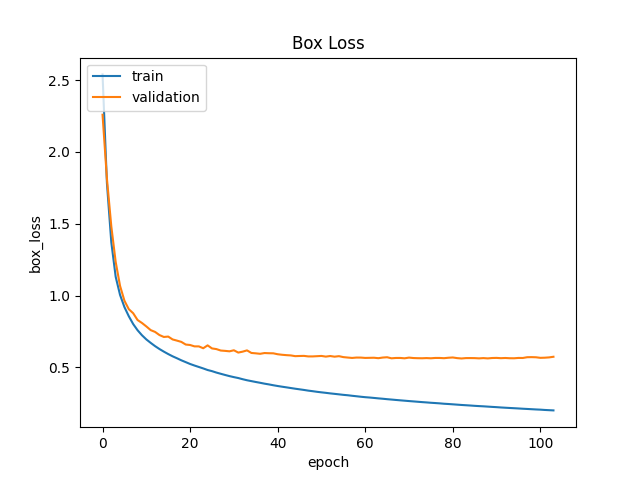
#> input picture evaluation_model/metric_acc/box_loss.png, 640 x 480 px
$ python -i utils_preprocessing.py   (imports and definitions only)
#> lines starting #> are read from the running program, lines starting #| are printed output that depends on the picture
#> further down, picture is the input picture: shape (480, 640, 3); mean B, G, R 250.7, 250.9, 251.1
import numpy as np
import cv2 as cv


def preprocessing(img):
  # Apply a Gaussian blur filter to reduce noise
  image_blurred = cv.GaussianBlur(img, (15, 15), 1, 1)
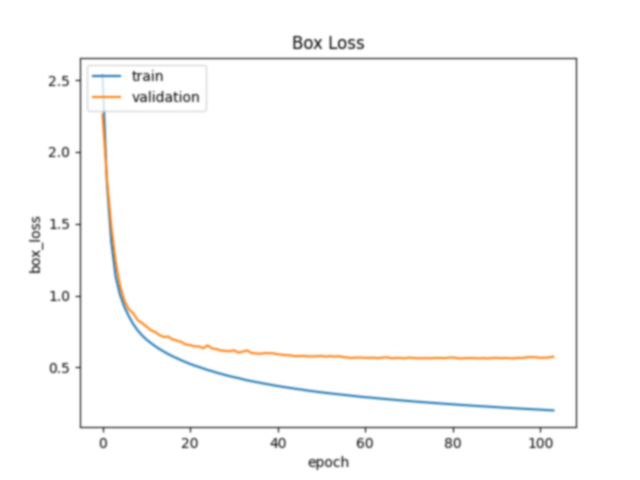
#> image_blurred: shape (480, 640, 3); mean B, G, R 250.7, 250.9, 251.1
  # Define the kernel for the sharpening filter
  kernel = np.array([[-1, -1, -1],
                    [-1,  9, -1],
                    [-1, -1, -1]])
  # Apply the sharpening filter
  sharpened_image = cv.filter2D(image_blurred, -1, kernel)
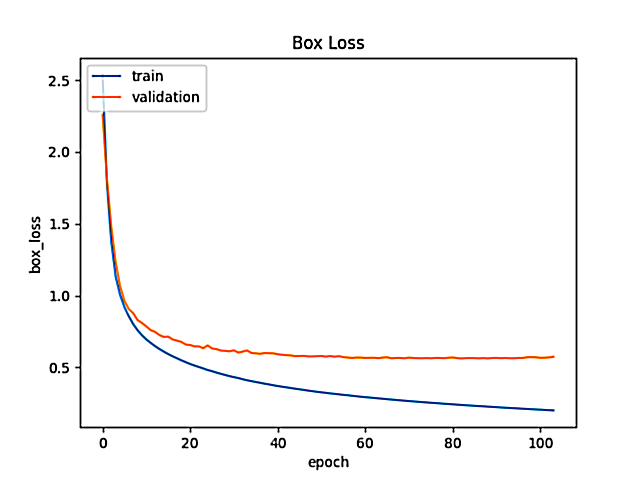
#> sharpened_image: shape (480, 640, 3); mean B, G, R 248.7, 248.7, 249.2
  # Specify the window size for local binarization (must be an odd number)
  block_size = 71
  # Specify a constant to subtract from the local mean to calculate the threshold
  C = 2
  # Apply local binarization
#> (the run stopped early here; a loop or call above may not have finished)

$ run again, on evaluation_model/metric_acc/class_loss.png
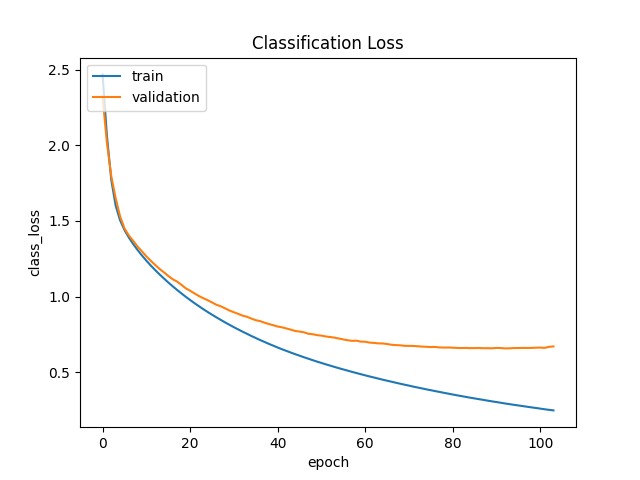
#> input picture evaluation_model/metric_acc/class_loss.png, 640 x 480 px
#> picture is the input picture: shape (480, 640, 3); mean B, G, R 250.5, 250.8, 251
#> in preprocessing, `image_blurred = cv.GaussianBlur(img, (15, 15), 1, 1)`:
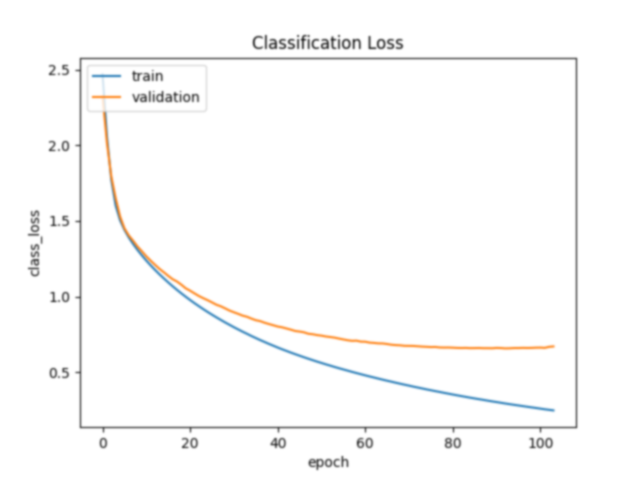
#> image_blurred: shape (480, 640, 3); mean B, G, R 250.5, 250.8, 251
#> in preprocessing, `sharpened_image = cv.filter2D(image_blurred, -1, kernel)`:
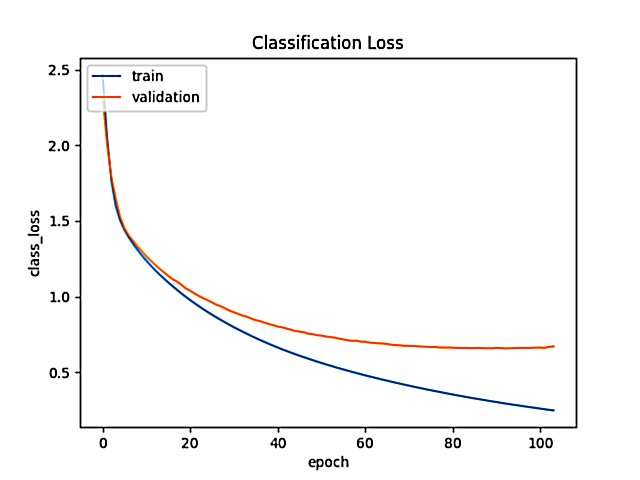
#> sharpened_image: shape (480, 640, 3); mean B, G, R 248.5, 248.5, 249

$ run again, on evaluation_model/metric_acc/loss.png
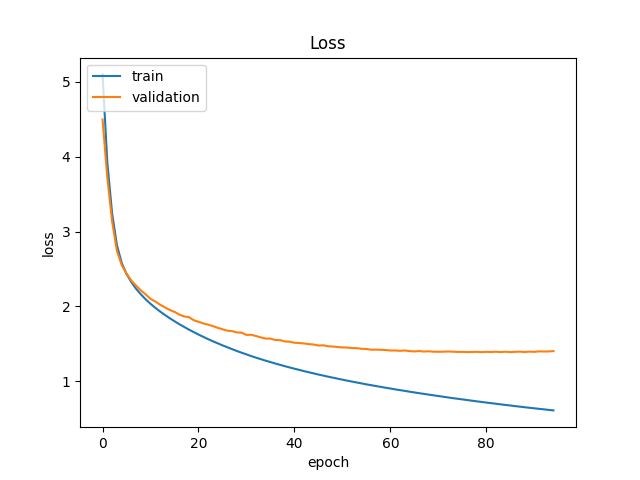
#> input picture evaluation_model/metric_acc/loss.png, 640 x 480 px
#> picture is the input picture: shape (480, 640, 3); mean B, G, R 251.1, 251.3, 251.5
#> in preprocessing, `image_blurred = cv.GaussianBlur(img, (15, 15), 1, 1)`:
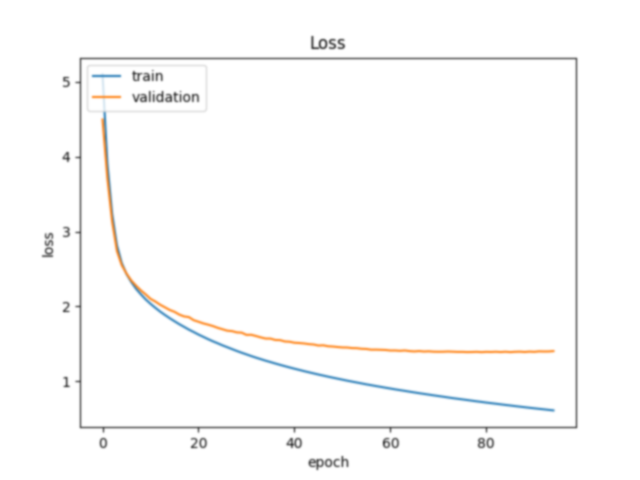
#> image_blurred: shape (480, 640, 3); mean B, G, R 251.1, 251.3, 251.5
#> in preprocessing, `sharpened_image = cv.filter2D(image_blurred, -1, kernel)`:
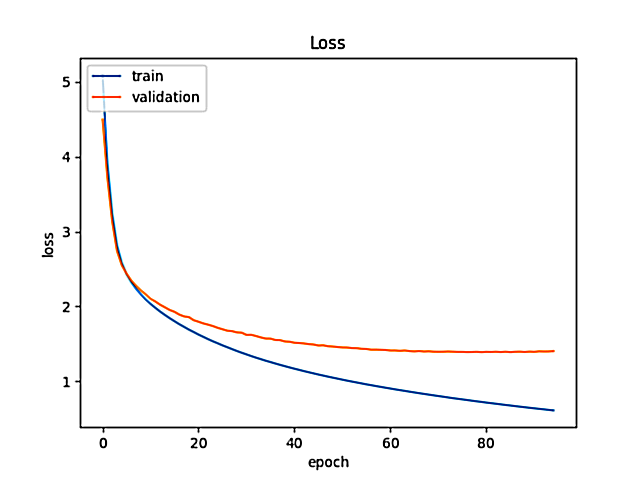
#> sharpened_image: shape (480, 640, 3); mean B, G, R 249.3, 249.3, 249.8

$ run again, on evaluation_model/metric_acc/mean_iou.png
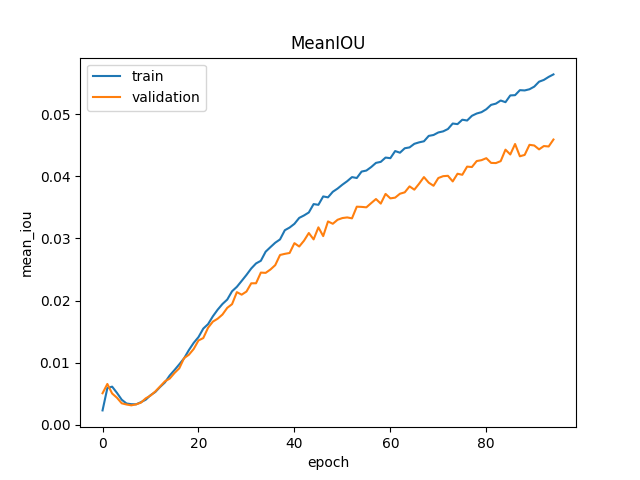
#> input picture evaluation_model/metric_acc/mean_iou.png, 640 x 480 px
#> picture is the input picture: shape (480, 640, 3); mean B, G, R 250.4, 250.7, 251
#> in preprocessing, `image_blurred = cv.GaussianBlur(img, (15, 15), 1, 1)`:
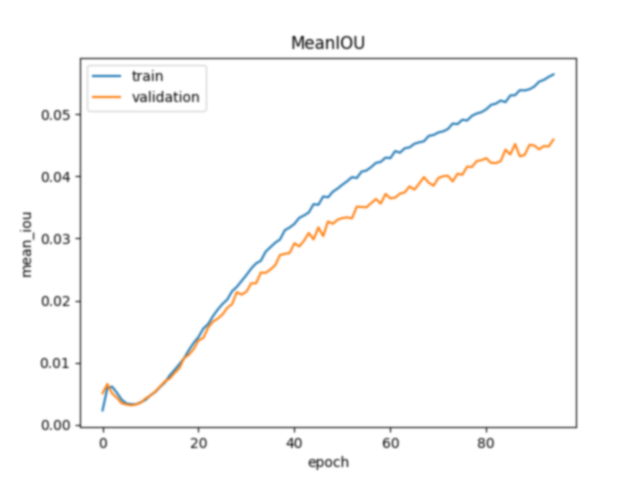
#> image_blurred: shape (480, 640, 3); mean B, G, R 250.4, 250.7, 251
#> in preprocessing, `sharpened_image = cv.filter2D(image_blurred, -1, kernel)`:
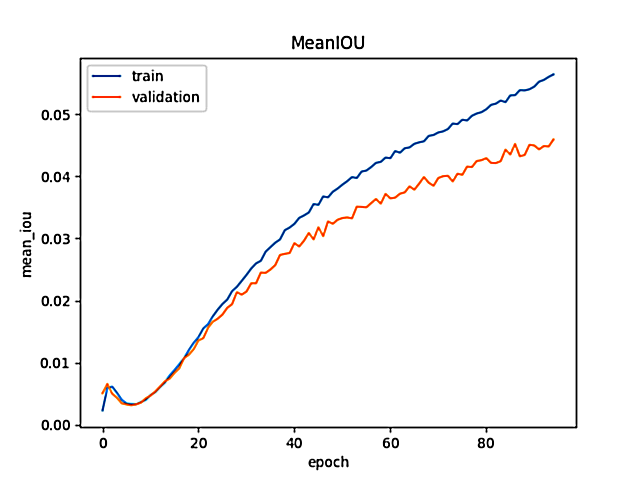
#> sharpened_image: shape (480, 640, 3); mean B, G, R 248.4, 248.4, 249
